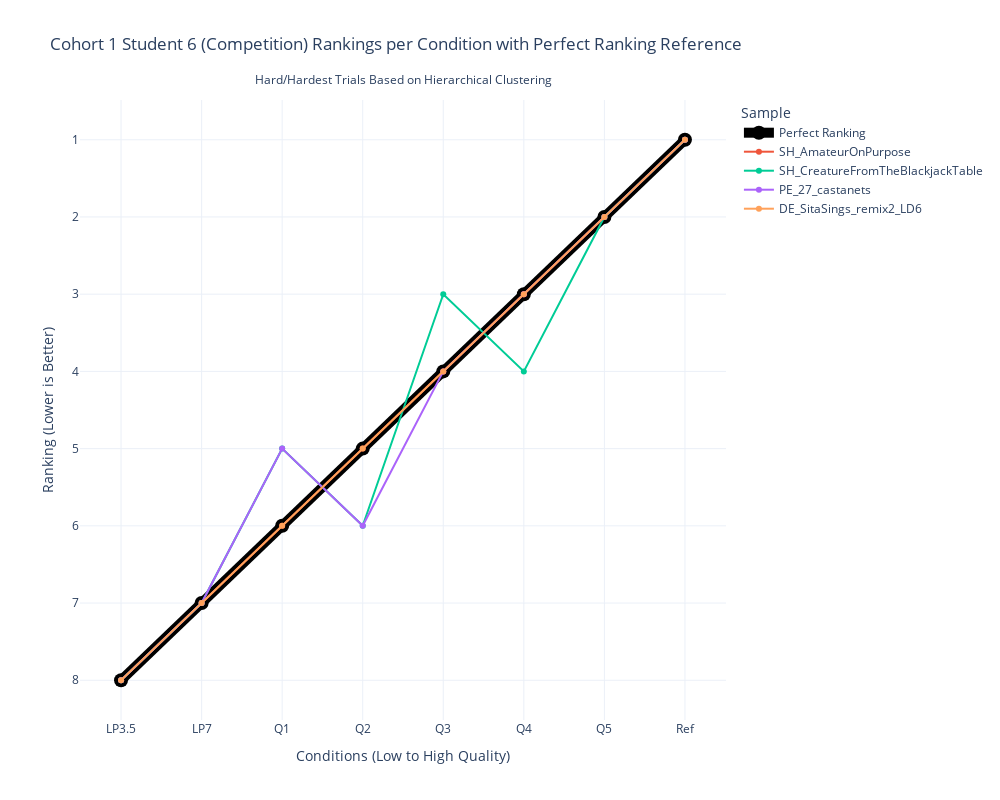

Notebook source saved alongside this figure:
### Code cell
# Spaghetti plot for Cohort 1 Student 6 rankings

# Reshape rankings data for Plotly
BSU1_6_rankings_df = pd.DataFrame(reversed_BSU1_6_rankings_hard_hardest, columns=conditions)
BSU1_6_rankings_df['Sample'] = items[hard_hardest_trial_indices]

# Melt dataframe for better visualization
BSU1_6_rankings_df_melted = BSU1_6_rankings_df.melt(id_vars=['Sample'], var_name='Condition', value_name='Ranking')
BSU1_6_rankings_df_melted = pd.concat([perfect_df, BSU1_6_rankings_df_melted])

# Create plot
fig = px.line(BSU1_6_rankings_df_melted, x='Condition', y='Ranking', color='Sample', markers=True,
              title="Cohort 1 Student 6 (Competition) Rankings per Condition with Perfect Ranking Reference",
              labels={"Ranking": "Ranking (Lower is Better)", "Condition": "Conditions (Low to High Quality)"},
              template="plotly_white")

# Adjust figure dimensions
fig.update_layout(width=1000, height=800)

# Invert y-axis (lower ranks at top)
fig.update_yaxes(autorange="reversed")

# Modify the "Perfect Ranking" line to be more visible
fig.update_traces(
    selector=dict(name="Perfect Ranking"),
    line=dict(width=10, color='black'),
    marker=dict(size=14, color='black')
)

# Add subtitle
fig.update_layout(
    annotations=[
        dict(
            text="Hard/Hardest Trials Based on Hierarchical Clustering",
            x=0.5,
            y=1.05,
            xref="paper",
            yref="paper",
            showarrow=False,
            font=dict(size=12)
        )
    ]
)

# Show figure
fig.show()

### Figure 1 — Plotly figure (JSON) as saved in the notebook; plotly's stock layout.template omitted (floating-point values rounded to 4 significant figures)
{"data": [{"hovertemplate": "Sample=Perfect Ranking<br>Conditions (Low to High Quality)=%{x}<br>Ranking (Lower is Better)=%{y}<extra></extra>", "legendgroup": "Perfect Ranking", "line": {"color": "black", "dash": "solid", "width": 10}, "marker": {"color": "black", "size": 14, "symbol": "circle"}, "mode": "lines+markers", "name": "Perfect Ranking", "orientation": "v", "showlegend": true, "type": "scatter", "x": ["LP3.5", "LP7", "Q1", "Q2", "Q3", "Q4", "Q5", "Ref"], "xaxis": "x", "y": [8, 7, 6, 5, 4, 3, 2, 1], "yaxis": "y"}, {"hovertemplate": "Sample=SH_AmateurOnPurpose<br>Conditions (Low to High Quality)=%{x}<br>Ranking (Lower is Better)=%{y}<extra></extra>", "legendgroup": "SH_AmateurOnPurpose", "line": {"color": "#EF553B", "dash": "solid"}, "marker": {"symbol": "circle"}, "mode": "lines+markers", "name": "SH_AmateurOnPurpose", "orientation": "v", "showlegend": true, "type": "scatter", "x": ["LP3.5", "LP7", "Q1", "Q2", "Q3", "Q4", "Q5", "Ref"], "xaxis": "x", "y": [8, 7, 6, 5, 4, 3, 2, 1], "yaxis": "y"}, {"hovertemplate": "Sample=SH_CreatureFromTheBlackjackTable<br>Conditions (Low to High Quality)=%{x}<br>Ranking (Lower is Better)=%{y}<extra></extra>", "legendgroup": "SH_CreatureFromTheBlackjackTable", "line": {"color": "#00cc96", "dash": "solid"}, "marker": {"symbol": "circle"}, "mode": "lines+markers", "name": "SH_CreatureFromTheBlackjackTable", "orientation": "v", "showlegend": true, "type": "scatter", "x": ["LP3.5", "LP7", "Q1", "Q2", "Q3", "Q4", "Q5", "Ref"], "xaxis": "x", "y": [8, 7, 5, 6, 3, 4, 2, 1], "yaxis": "y"}, {"hovertemplate": "Sample=PE_27_castanets<br>Conditions (Low to High Quality)=%{x}<br>Ranking (Lower is Better)=%{y}<extra></extra>", "legendgroup": "PE_27_castanets", "line": {"color": "#ab63fa", "dash": "solid"}, "marker": {"symbol": "circle"}, "mode": "lines+markers", "name": "PE_27_castanets", "orientation": "v", "showlegend": true, "type": "scatter", "x": ["LP3.5", "LP7", "Q1", "Q2", "Q3", "Q4", "Q5", "Ref"], "xaxis": "x", "y": [8, 7, 5, 6, 4, 3, 2, 1], "yaxis": "y"}, {"hovertemplate": "Sample=DE_SitaSings_remix2_LD6<br>Conditions (Low to High Quality)=%{x}<br>Ranking (Lower is Better)=%{y}<extra></extra>", "legendgroup": "DE_SitaSings_remix2_LD6", "line": {"color": "#FFA15A", "dash": "solid"}, "marker": {"symbol": "circle"}, "mode": "lines+markers", "name": "DE_SitaSings_remix2_LD6", "orientation": "v", "showlegend": true, "type": "scatter", "x": ["LP3.5", "LP7", "Q1", "Q2", "Q3", "Q4", "Q5", "Ref"], "xaxis": "x", "y": [8, 7, 6, 5, 4, 3, 2, 1], "yaxis": "y"}], "layout": {"annotations": [{"font": {"size": 12}, "showarrow": false, "text": "Hard/Hardest Trials Based on Hierarchical Clustering", "x": 0.5, "xref": "paper", "y": 1.05, "yref": "paper"}], "height": 800, "legend": {"title": {"text": "Sample"}, "tracegroupgap": 0}, "title": {"text": "Cohort 1 Student 6 (Competition) Rankings per Condition with Perfect Ranking Reference"}, "width": 1000, "xaxis": {"anchor": "y", "domain": [0, 1], "title": {"text": "Conditions (Low to High Quality)"}}, "yaxis": {"anchor": "x", "autorange": "reversed", "domain": [0, 1], "title": {"text": "Ranking (Lower is Better)"}}}}
